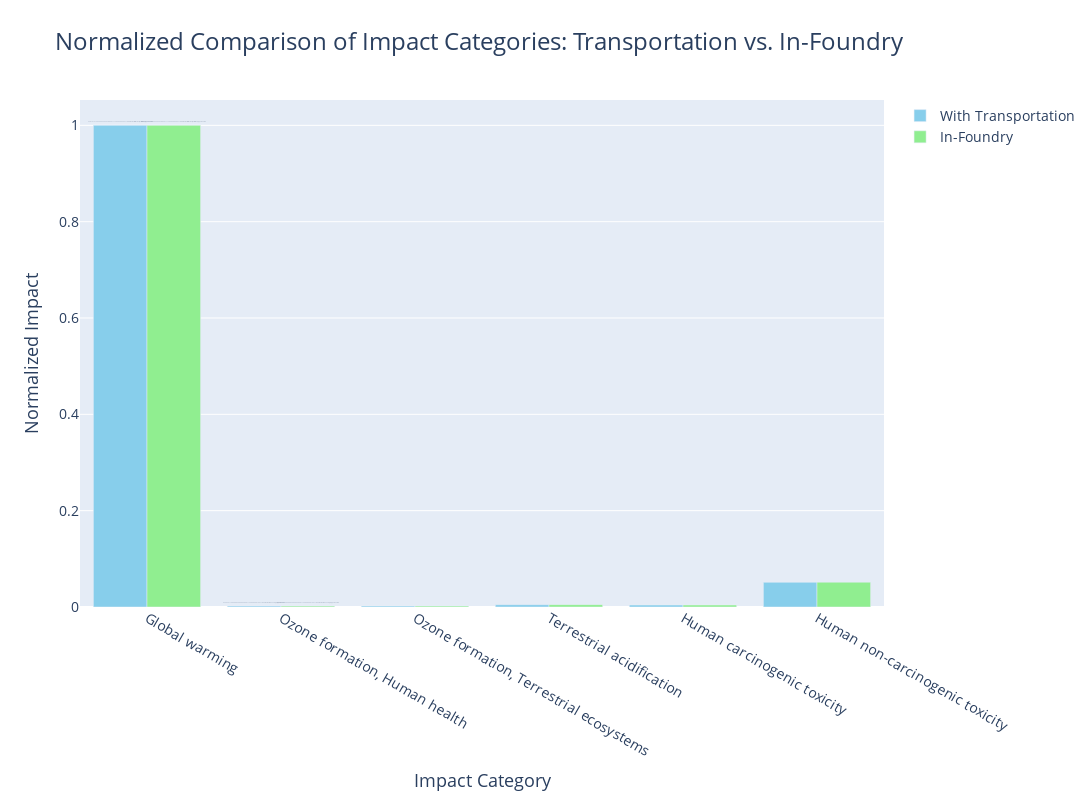

Notebook source saved alongside this figure:
### Code cell
import plotly.graph_objects as go
import pandas as pd
import numpy as np

impact_categories = [
    "Global warming",
    "Ozone formation, Human health",
    "Ozone formation, Terrestrial ecosystems",
    "Terrestrial acidification",
    "Human carcinogenic toxicity",
    "Human non-carcinogenic toxicity"
]

units = [
    "kg CO2 eq",
    "kg NOx eq",
    "kg NOx eq",
    "kg SO2 eq",
    "kg 1,4-DCB",
    "kg 1,4-DCB"
]

with_transport = [2.31916, 0.00454, 0.00478, 0.01117, 0.00942, 0.11888]
in_foundry = [2.29201, 0.00433, 0.00456, 0.01126, 0.00941, 0.118]

df = pd.DataFrame({
    'Impact Category': impact_categories,
    'Unit': units,
    'With Transportation': with_transport,
    'In-Foundry': in_foundry
})


for column in ['With Transportation', 'In-Foundry']:
    max_value = df[[column]].max().values[0]
    df[f'{column} Normalized'] = df[column] / max_value


fig = go.Figure()

fig.add_trace(go.Bar(
    x=df['Impact Category'],
    y=df['With Transportation Normalized'],
    name='With Transportation',
    marker_color='skyblue'
))

fig.add_trace(go.Bar(
    x=df['Impact Category'],
    y=df['In-Foundry Normalized'],
    name='In-Foundry',
    marker_color='lightgreen'
))


fig.update_layout(
    title={
        'text': 'Normalized Comparison of Impact Categories: Transportation vs. In-Foundry',
        'font': {'size': 24}
    },
    xaxis_title={
        'text': 'Impact Category',
        'font': {'size': 18}
    },
    yaxis_title={
        'text': 'Normalized Impact',
        'font': {'size': 18}
    },
    barmode='group',
    height=800,
    width=1200,
    legend=dict(
        font=dict(size=14)
    ),
    font=dict(size=14)
)


fig.update_traces(
    hovertemplate='%{y:.4f}<br>Original Value: %{text} %{customdata}<extra></extra>',
    text=[df['With Transportation'], df['In-Foundry']],
    customdata=[df['Unit'], df['Unit']],
    textposition='outside'
)


fig.show()

### Figure 1 — Plotly figure (JSON) as saved in the notebook; plotly's stock layout.template omitted (floating-point values rounded to 4 significant figures)
{"data": [{"customdata": [["kg CO2 eq", "kg NOx eq", "kg NOx eq", "kg SO2 eq", "kg 1,4-DCB", "kg 1,4-DCB"], ["kg CO2 eq", "kg NOx eq", "kg NOx eq", "kg SO2 eq", "kg 1,4-DCB", "kg 1,4-DCB"]], "hovertemplate": "%{y:.4f}<br>Original Value: %{text} %{customdata}<extra></extra>", "marker": {"color": "skyblue"}, "name": "With Transportation", "text": ["0    2.31916\n1    0.00454\n2    0.00478\n3    0.01117\n4    0.00942\n5    0.11888\nName: With Transportation, dtype: float64", "0    2.29201\n1    0.00433\n2    0.00456\n3    0.01126\n4    0.00941\n5    0.11800\nName: In-Foundry, dtype: float64"], "textposition": "outside", "type": "bar", "x": ["Global warming", "Ozone formation, Human health", "Ozone formation, Terrestrial ecosystems", "Terrestrial acidification", "Human carcinogenic toxicity", "Human non-carcinogenic toxicity"], "y": [1, 0.001958, 0.002061, 0.004816, 0.004062, 0.05126]}, {"customdata": [["kg CO2 eq", "kg NOx eq", "kg NOx eq", "kg SO2 eq", "kg 1,4-DCB", "kg 1,4-DCB"], ["kg CO2 eq", "kg NOx eq", "kg NOx eq", "kg SO2 eq", "kg 1,4-DCB", "kg 1,4-DCB"]], "hovertemplate": "%{y:.4f}<br>Original Value: %{text} %{customdata}<extra></extra>", "marker": {"color": "lightgreen"}, "name": "In-Foundry", "text": ["0    2.31916\n1    0.00454\n2    0.00478\n3    0.01117\n4    0.00942\n5    0.11888\nName: With Transportation, dtype: float64", "0    2.29201\n1    0.00433\n2    0.00456\n3    0.01126\n4    0.00941\n5    0.11800\nName: In-Foundry, dtype: float64"], "textposition": "outside", "type": "bar", "x": ["Global warming", "Ozone formation, Human health", "Ozone formation, Terrestrial ecosystems", "Terrestrial acidification", "Human carcinogenic toxicity", "Human non-carcinogenic toxicity"], "y": [1, 0.001889, 0.00199, 0.004913, 0.004106, 0.05148]}], "layout": {"barmode": "group", "font": {"size": 14}, "height": 800, "legend": {"font": {"size": 14}}, "title": {"font": {"size": 24}, "text": "Normalized Comparison of Impact Categories: Transportation vs. In-Foundry"}, "width": 1200, "xaxis": {"title": {"font": {"size": 18}, "text": "Impact Category"}}, "yaxis": {"title": {"font": {"size": 18}, "text": "Normalized Impact"}}}}
